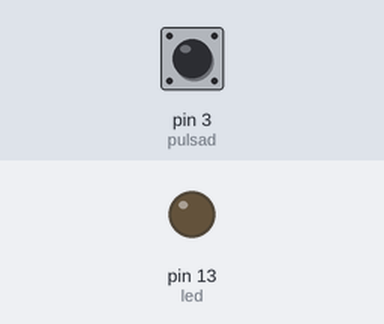
This sketch was run on a simulated Arduino Uno, built with avr-gcc and run on an emulated ATmega328P. Parts: output pins drawn as LEDs (lit = HIGH). Inputs (shaded band) come from the test bench; at power-on: pin 3 (pulsad) LOW.

Above: at 1.2 s.
1.3 s: pin 3 (pulsad) pulled HIGH for 0.15 s
At 1.37 s:
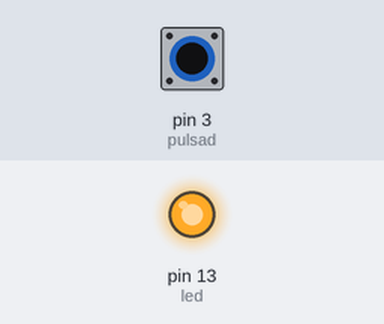
2.9 s: pin 3 (pulsad) pulled HIGH for 3.2 s
At 7.3 s:
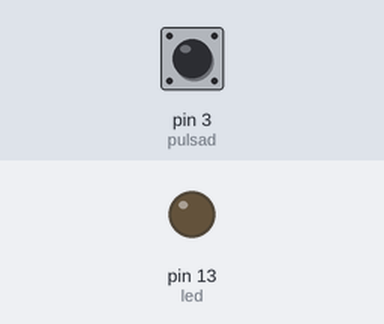
Timing chart, 0 to 8.8 s (numbered marks = the images above; inputs shaded):
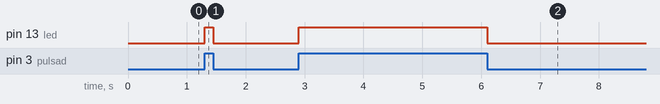

Measured:
- after the input at 1.3 s, pin 13 (led): LOW → HIGH at once, → LOW 0.15 s later
- after the input at 2.9 s, pin 13 (led): LOW → HIGH at once, → LOW 3.2 s later

The sketch:

pulsador_activa_led.ino
```cpp
int led=13;
int pulsad=3;

void setup() {
  Serial.begin(9600);
  pinMode(led,OUTPUT);
  pinMode(pulsad,INPUT);
}

void loop()
{

   bool valor = digitalRead (pulsad) ;
   digitalWrite( led, valor) ;
}
```
